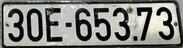
#> input picture dataset/rec/test/a9_crop0.jpg, 183 x 48 px; its folder holds only this picture in this run
$ python -i utility.py   (imports and definitions only)
#> lines starting #> are read from the running program, lines starting #| are printed output that depends on the picture; after the words box and inside, x2 and y2 are one past the last pixel; in counts of white or black regions, pixels touching at a corner belong together
#> further down, picture is the input picture: shape (48, 183, 3); mean B, G, R 124.5, 130.1, 128.5
import importlib.util
import logging
import os
import subprocess
import sys

import cv2
import numpy as np


# [17 lines left out: function get_check_global_params, not called in this run]


def _check_image_file(path):
    img_end = {"jpg", "bmp", "png", "jpeg", "rgb", "tif", "tiff", "gif", "pdf"}
    return any(path.lower().endswith(e) for e in img_end)


# [16 lines left out: function get_image_file_list, not called in this run]


def binarize_img(img):
    if len(img.shape) == 3 and img.shape[2] == 3:
        gray = cv2.cvtColor(img, cv2.COLOR_BGR2GRAY)  # conversion to grayscale image
        # use cv2 threshold binarization
        _, gray = cv2.threshold(gray, 0, 255, cv2.THRESH_BINARY + cv2.THRESH_OTSU)
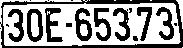
#> gray: shape (48, 183); 60.4% white; 18 black regions (7 under 20 px), largest, box (x1, y1, x2, y2) and area: (0, 0, 183, 48) 1266, (75, 8, 92, 41) 304, (27, 9, 43, 42) 293
        img = cv2.cvtColor(gray, cv2.COLOR_GRAY2BGR)
    return img


# [84 lines left out: functions alpha_to_color, check_and_read, load_vqa_bio_label_maps, check_install, not called in this run]


class AverageMeter:
    def __init__(self):
        self.reset()

    # [13 lines left out: functions reset, update, not called in this run]

>>> import cv2
>>> picture = cv2.imread('../../dataset/rec/test/a9_crop0.jpg')
>>> result = binarize_img(picture)

$ run again, on dataset/rec/test/a9_crop2.jpg
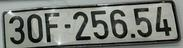
#> input picture dataset/rec/test/a9_crop2.jpg, 183 x 48 px
#> picture is the input picture: shape (48, 183, 3); mean B, G, R 118.5, 124.5, 120.4
#> in binarize_img, `_, gray = cv2.threshold(gray, 0, 255, cv2.THRESH_BINARY + cv2.THRESH_O..`:
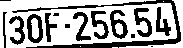
#> gray: shape (48, 183); 66.2% white; 15 black regions (4 under 20 px), largest, box (x1, y1, x2, y2) and area: (12, 0, 181, 48) 1105, (27, 14, 43, 43) 255, (110, 10, 128, 39) 250

$ run again, on dataset/rec/test/a9_crop3.jpg
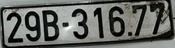
#> input picture dataset/rec/test/a9_crop3.jpg, 175 x 48 px
#> picture is the input picture: shape (48, 175, 3); mean B, G, R 98.8, 103.5, 101
#> in binarize_img, `_, gray = cv2.threshold(gray, 0, 255, cv2.THRESH_BINARY + cv2.THRESH_O..`:
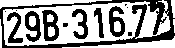
#> gray: shape (48, 175); 61.4% white; 13 black regions (6 under 20 px), largest, box (x1, y1, x2, y2) and area: (0, 0, 175, 48) 1732, (42, 10, 59, 41) 313, (109, 6, 125, 37) 284
